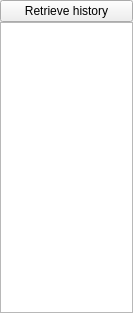
<?xml version="1.0" encoding="UTF-8"?>
<ui version="4.0">
 <class>HistoryForm</class>
 <widget class="QDockWidget" name="HistoryForm">
  <property name="geometry">
   <rect>
    <x>0</x>
    <y>0</y>
    <width>133</width>
    <height>313</height>
   </rect>
  </property>
  <property name="windowTitle">
   <string>History</string>
  </property>
  <widget class="QWidget" name="dockWidgetContents">
   <layout class="QVBoxLayout" name="verticalLayout">
    <property name="spacing">
     <number>0</number>
    </property>
    <property name="margin">
     <number>0</number>
    </property>
    <item>
     <widget class="QPushButton" name="pushButton">
      <property name="text">
       <string>Retrieve history</string>
      </property>
     </widget>
    </item>
    <item>
     <widget class="QTableWidget" name="tableWidget">
      <property name="font">
       <font>
        <pointsize>10</pointsize>
       </font>
      </property>
     </widget>
    </item>
   </layout>
  </widget>
 </widget>
 <resources/>
 <connections/>
</ui>
